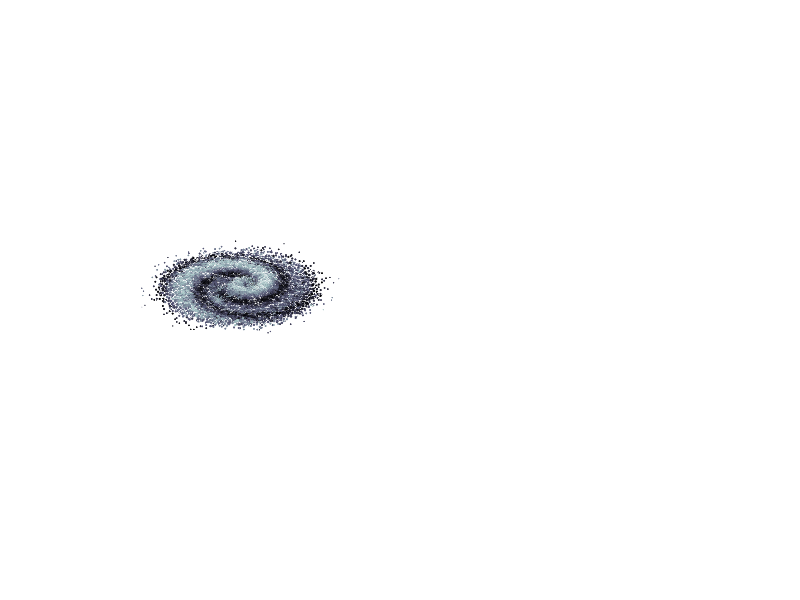

Write MATLAB code to recreate this figure. (Note: this script raises an error after producing the figure.)
function [] = galaxy_model() % M


% Spiral galaxy parameter set example :
%
% [nb_stars = 5e4, amplitude = 0.5, radius = 1, curvature = 9, nb_arms = 2, way = -1, R0 = 3, mean_val = 2, sdn = 4, 
% X_noise_percent = Y_noise_percent = Z_noise_percent = 0.08, a = b = 1, cmap = colormap('bone')]

% Elliptic galaxy parameter set example #1 :
%
% [nb_stars = 1e5, amplitude = 3, radius = 2, curvature = 15, nb_arms = 2,
% way = -1, R0 = 4, mean_val = 1.8, sdn = 1, a = 2, b = 1, noise = 0.15,
% cmap = colormap('autumn')]

% Elliptic galaxy parameter set example #2 :
%
% [nb_stars = 5e4, amplitude = 3, radius = 1, curvature = 360, nb_arms = 2,
% way = -1, R0 = 4, mean_val = 3, sdn = 3, a = 2, b = 1, noise = 0.08,
% colormap('autumn')]


% Spiral geometric parameters
%
nb_stars = 5e4;  % number of stars
amplitude = 0.5; % thickness of the galactic disk
radius = 1;      % basis radius
curvature = 9;   % the higher this value is, the greater the spiral is wrapped around itself
nb_arms = 1;     % number of arms, integer
way = -1;        % -1 / 1 : rotation way
R0 = 3;          % radius translation parameter
mean_val = 2;    % influence stars density at the centre
sdn = 4;         % standard deviations number
k = 1;           % phase at the origin

a = 1;           % ellipsoidal X axis
b = 1;           % ellipsoidal Y axis

% Noise parameters
%
X_noise_percent = 0.08;
Y_noise_percent = 0.08;
Z_noise_percent = 0.08;

% Display parameters
%
profile_view = true;
starsize = 'adaptated'; % 'constant'
az = 0; % -40; % azimut
el = 90; % 78; % elevation
zoom_lvl = 1.5;

% Data distribution
R = radius*(randn(1,nb_stars)) + mean_val;

% Pass band filtering on [mean_val-sdn*radius; mean_val+sdn*radius] where
% radius is the standard deviation of the distribution
%
e = find(abs(R)-mean_val < sdn*radius);
s = numel(e);
R = R(e);

Theta = 2*pi*randn(1,nb_stars);
Theta = Theta(e);

X = a*R.*cos(Theta);
Y = b*R.*sin(Theta);
Phi = angle(X+Y*1i);

% Spiral shape handle function
%
% f = @(A,s,c,r,m,angl,p) A*exp(-(r.^2)/sdn^3).*sin(s*c*log(r)+m*angl+p*pi); 
f = @(A,s,c,r,m,angl,p) A*exp(-(((r-mean_val).^2)/2/radius^2)/sdn^3).*sin(s*c*log(r)+m*angl+p*pi)/radius/sqrt(2*pi); 

Z = f(amplitude,way,curvature,R+R0,nb_arms,Phi,k);

% Normal noise
%
X_noise = X_noise_percent*amplitude*randn(1,s);
Y_noise = Y_noise_percent*amplitude*randn(1,s);
Z_noise = Z_noise_percent*amplitude*randn(1,s);

X = X + X_noise;
Y = Y + Y_noise;
Z = Z + Z_noise;

% M = cat(2,X',Y',Z');

h = figure;
set(h,'Position',get(0,'ScreenSize'));
set(gcf,'Color',[0 0 0]);

% Color parameters
%
colormap('bone'); % 'bone', 'hot', 'autumn', etc.
cmap = colormap;

% % RGB color filters
%
% cmap(1:end,1) = 0; % R
% cmap(1:end,2) = 0; % G
% cmap(1:end,3) = 0; % B
%
% cmap = circshift(cmap,1,2); % color shift


if profile_view
    subplot(121);
end

ax = gca;

if strcmpi(starsize,'constant')
    
    scatter3(X,Y,Z,1,abs(Z),'.'), hold on;

elseif strcmpi(starsize,'adaptated')
    
    scatter3(X,Y,Z,abs(mean_val+sdn-R).^2,abs(Z),'*'), hold on;
    
end

axis equal, axis tight, axis off;
set(ax,'Color',[0 0 0]);
colormap(cmap);
ax.Clipping = 'off';
view(az,el);
zoom(zoom_lvl);


if profile_view
    
    subplot(122);
    ax = gca;
    
    if strcmpi(starsize,'constant')
        
        scatter3(X,Y,Z,1,abs(Z),'.'), hold on;
        
    elseif strcmpi(starsize,'adaptated')
        
        scatter3(X,Y,Z,abs(mean_val+sdn-R).^2,abs(Z),'*'), hold on;
        
    end
    
    axis equal, axis tight, axis off;
    set(ax,'Color',[0 0 0]);
    colormap(cmap);
    ax.Clipping = 'off';
    view(0,0);
    zoom(zoom_lvl);
    
end


end % galaxy_model